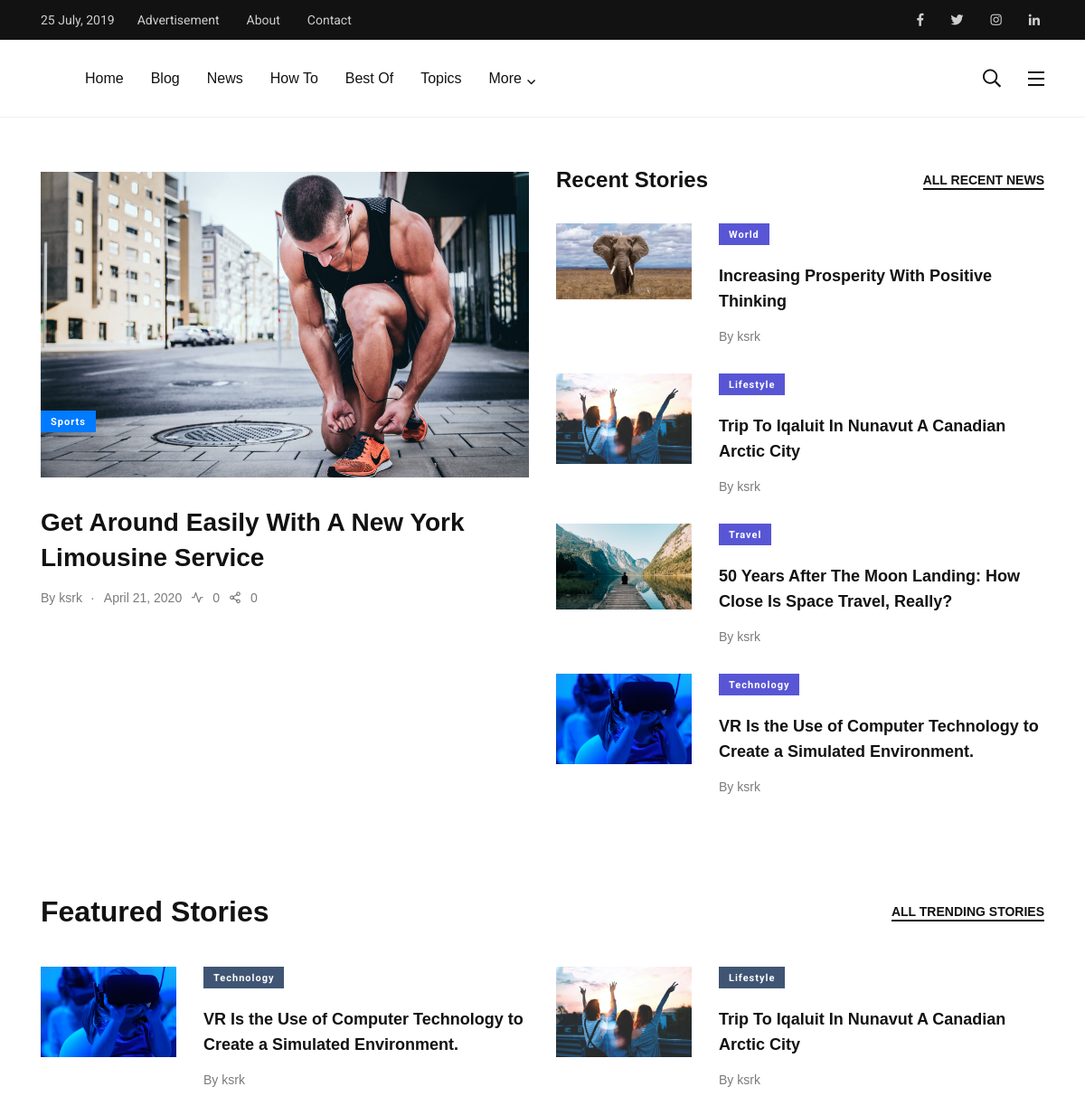
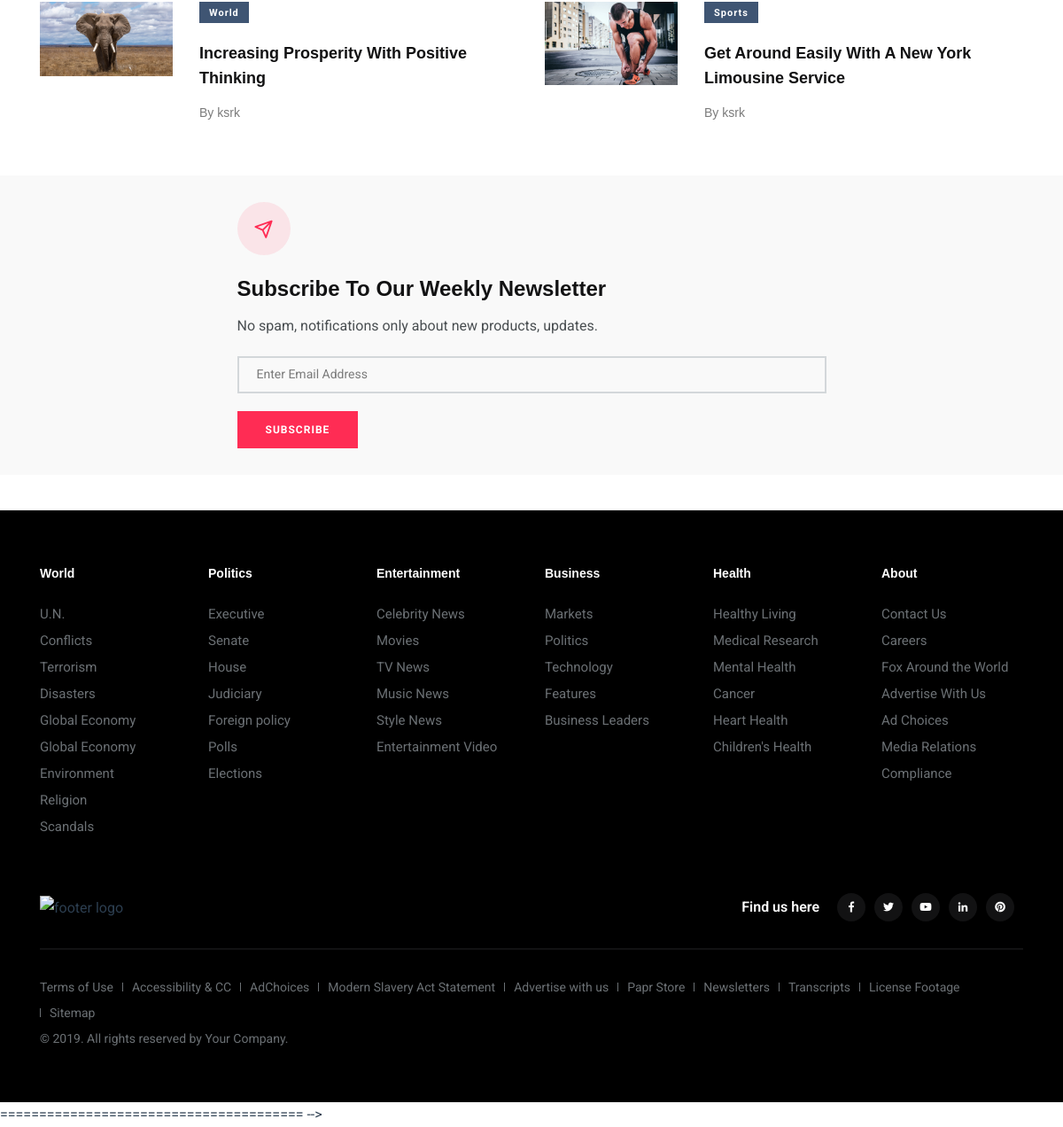
The page / on the database its author committed (2 pictures, top to bottom).
### Home/models.py (models this page shows, shortened)
class Post(models.Model):
    title =  models.CharField(max_length=100)
    overview = models.TextField(null=True)
    timestamp =  models.DateTimeField(auto_now_add=True)
    views_count = models.IntegerField(default=0)
    share_count = models.IntegerField(default=0)
    author = models.ForeignKey(Author, on_delete=models.CASCADE)
    thumbnail = models.ImageField()
    categories = models.ManyToManyField(Category)
    featured = models.BooleanField()
    def get_absolute_url(self):
        return reverse('post', kwargs={
            'id': self.id
        })

class Category(models.Model):
    title = models.CharField(max_length=20)
    def __str__(self):
        return self.title

class Author(models.Model):
    user = models.OneToOneField(User, on_delete=models.CASCADE)
    profile_picture = models.ImageField()
    def __str__(self):
        return self.user.username

### Home/views.py (the view)
# urls.py: path('', views.home, name="home"),
def home(request):
    featured = Post.objects.filter(featured=True)
    latest = Post.objects.order_by("-timestamp")[0:5]
    if request.method == "POST":
        email = request.POST["email"]
        new_signup = Signup()
        new_signup.email = email
        new_signup.save()
    context= {
        'object_list': featured,
        'latest': latest
    }
    return render(request, 'Home/index.html', context)

### Home/templates/Home/index.html (shortened to what this page needs)
{% extends 'Home/base.html' %}
{% load static %}
{% block maincontent %}
<div class="main-content">
{% include 'Home/HomePage/recent_stories.html' %}
{% include 'Home/HomePage/featured_stories.html' %}
{% include 'Home/HomePage/subscribe_form.html' %}
</div>
{% endblock maincontent %}

### Home/templates/Home/base.html (shortened to what this page needs)
{% load static %}
<!DOCTYPE html>
<html class="no-js" lang="zxx">
<head>
	<link rel="stylesheet" type="text/css" href=" {% static 'Home/css/fontawesome-all.min.css' %} ">
	<link rel="stylesheet" type="text/css" href="{% static 'Home/css/iconfont.css' %} ">
	<link rel="stylesheet" type="text/css" href="{% static 'Home/css/vendor/bootstrap.min.css' %} ">
	<link rel="stylesheet" href="{% static 'Home/css/vendor/owl.carousel.min.css' %} ">
	<link rel="stylesheet" type="text/css" href="{% static 'Home/css/vendor/magnific-popup.css' %} ">
	<link rel="stylesheet" type="text/css" href="{% static 'Home/css/vendor/animate.css' %} ">
	<link rel="stylesheet" type="text/css" href="{% static 'Home/css/style.css' %} ">
	<link rel="stylesheet" type="text/css" href="{% static 'Home/css/pagination.css' %} ">
</head>
<body>
{% block body %}
{% block headertop %}
<header class="page-header">
			<div class="header-top bg-grey-dark-one">
				<div class="container">
					<div class="row align-items-center">
						<div class="col-md">
							<ul class="header-top-nav list-inline justify-content-center justify-content-md-start">
								<li class="current-date">25 July, 2019</li>
								<li><a href="#">Advertisement</a></li>
								<li><a href="about-us.html">About</a></li>
								<li><a href="contact.html">Contact</a></li>
							</ul>
						</div>
						<div class="col-md-auto">
							<ul class="ml-auto social-share header-top__social-share">
								<li><a href="#"><i class="fab fa-facebook-f"></i></a></li>
								<li><a href="#"><i class="fab fa-twitter"></i></a></li>
								<li><a href="#"><i class="fab fa-instagram"></i></a></li>
								<li><a href="#"><i class="fab fa-linkedin-in"></i></a></li>
							</ul>
						</div>
					</div>
				</div>
			</div>
			<nav class="navbar bg-white">
				<div class="container">
					<div class="navbar-inner">
						<div class="main-nav-wrapper">
							<ul class="main-navigation list-inline" id="main-menu">
								<li class="">
									<a href="{% url 'home' %}">Home</a>
								</li>
								<li class="">
									<a href="{% url 'blog' %}">Blog</a>
								</li>
								<li><a href="news.html">News</a></li>
								<li><a href="lifestyle.html">How To</a></li>
								<li><a href="technology.html">Best Of</a></li>
								<li><a href="sports.html">Topics</a></li>
								<li class="has-dropdown">
									<a href="#">More</a>
								</li>
							</ul>
						</div>
						<div class="navbar-extra-features ml-auto">
							<a href="#" class="nav-search-field-toggler" data-toggle="nav-search-feild"><i
									class="far fa-search"></i></a>
							<a href="#" class="side-nav-toggler" id="side-nav-toggler">
								<span></span>
								<span></span>
								<span></span>
							</a>
						</div>
					</div>
				</div>
			</nav>
		</header>
{% endblock headertop %}
{% block maincontent %}
{% endblock maincontent %}
{% block footer %}
<footer class="page-footer bg-grey-dark-key">
			<div class="container">
				<div class="footer-top">
					<div class="row">
						<div class="col-lg-2 col-md-4 col-6">
							<div class="footer-widget">
								<h2 class="footer-widget-title">
									World
								</h2>
								<ul class="footer-nav">
									<li><a href="#">U.N.</a></li>
									<li><a href="#">Conflicts</a></li>
									<li><a href="#">Terrorism</a></li>
									<li><a href="#">Disasters</a></li>
									<li><a href="#">Global Economy</a></li>
									<li><a href="#">Global Economy</a></li>
									<li><a href="#">Environment</a></li>
									<li><a href="#">Religion</a></li>
									<li><a href="#">Scandals</a></li>
								</ul>
							</div>
						</div>
						<div class="col-lg-2 col-md-4 col-6">
							<div class="footer-widget">
								<h2 class="footer-widget-title">
									Politics
								</h2>
								<ul class="footer-nav">
									<li><a href="#">Executive</a></li>
									<li><a href="#">Senate</a></li>
									<li><a href="#">House</a></li>
									<li><a href="#">Judiciary</a></li>
									<li><a href="#">Foreign policy</a></li>
									<li><a href="#">Polls</a></li>
									<li><a href="#">Elections</a></li>
								</ul>
							</div>
						</div>
						<div class="col-lg-2 col-md-4 col-6">
							<div class="footer-widget">
								<h2 class="footer-widget-title">
									Entertainment
								</h2>
								<ul class="footer-nav">
									<li><a href="#">Celebrity News</a></li>
									<li><a href="#">Movies</a></li>
									<li><a href="#">TV News</a></li>
									<li><a href="#">Music News</a></li>
									<li><a href="#">Style News</a></li>
									<li><a href="#">Entertainment Video</a></li>
								</ul>
							</div>
						</div>
						<div class="col-lg-2 col-md-4 col-6">
							<div class="footer-widget">
								<h2 class="footer-widget-title">
									Business
								</h2>
								<ul class="footer-nav">
									<li><a href="#">Markets</a></li>
									<li><a href="#">Politics</a></li>
									<li><a href="#">Technology</a></li>
									<li><a href="#">Features</a></li>
									<li><a href="#">Business Leaders</a></li>
								</ul>
							</div>
						</div>
						<div class="col-lg-2 col-md-4 col-6">
							<div class="footer-widget">
								<h2 class="footer-widget-title">
									Health
								</h2>
								<ul class="footer-nav">
									<li><a href="#">Healthy Living</a></li>
									<li><a href="#">Medical Research</a></li>
									<li><a href="#">Mental Health</a></li>
									<li><a href="#">Cancer</a></li>
									<li><a href="#">Heart Health</a></li>
									<li><a href="#">Children's Health</a></li>
								</ul>
							</div>
						</div>
						<div class="col-lg-2 col-md-4 col-6">
							<div class="footer-widget">
								<h2 class="footer-widget-title">
									About
								</h2>
								<ul class="footer-nav">
									<li><a href="#">Contact Us</a></li>
									<li><a href="#">Careers</a></li>
									<li><a href="#">Fox Around the World</a></li>
									<li><a href="#">Advertise With Us</a></li>
									<li><a href="#">Ad Choices</a></li>
									<li><a href="#">Media Relations</a></li>
									<li><a href="#">Compliance</a></li>
								</ul>
							</div>
						</div>
					</div>
				</div>
				<div class="footer-mid">
					<div class="row align-items-center">
						<div class="col-md">
							<div class="footer-logo-container">
								<a href="{% url 'home' %}">
									<img src="{% static 'Home/images/logo-symbol.svg' %} " alt="footer logo" class="footer-logo">
								</a>
							</div>
						</div>
						<div class="col-md-auto">
							<div class="footer-social-share-wrapper">
								<div class="footer-social-share">
									<div class="axil-social-title">Find us here</div>
									<ul class="social-share social-share__with-bg">
										<li><a href="#"><i class="fab fa-facebook-f"></i></a></li>
										<li><a href="#"><i class="fab fa-twitter"></i></a></li>
										<li><a href="#"><i class="fab fa-youtube"></i></a></li>
										<li><a href="#"><i class="fab fa-linkedin-in"></i></a></li>
										<li><a href="#"><i class="fab fa-pinterest"></i></a></li>
									</ul>
								</div>
							</div>
						</div>
					</div>
				</div>
				<div class="footer-bottom">
					<ul class="footer-bottom-links">
						<li><a href="#">Terms of Use</a></li>
						<li><a href="#">Accessibility & CC</a></li>
						<li><a href="#">AdChoices</a></li>
						<li><a href="#">Modern Slavery Act Statement</a></li>
						<li><a href="#">Advertise with us</a></li>
						<li><a href="#">Papr Store</a></li>
						<li><a href="#">Newsletters</a></li>
						<li><a href="#">Transcripts</a></li>
						<li><a href="#">License Footage</a></li>
						<li><a href="#">Sitemap</a></li>
					</ul>
					<p class="axil-copyright-txt">
						© 2019. All rights reserved by Your Company.
					</p>
				</div>
			</div>
		</footer>
{% endblock footer %}
{% block javascript %}
    	======================================= -->
{% endblock javascript %}
{% endblock body %}
</body>
</html>

### Home/templates/Home/HomePage/recent_stories.html (shortened to what this page needs)
{% load static %}
	<div class="recent-news-wrapper section-gap p-t-xs-15 p-t-sm-60">
		<div class="container">
			<div class="row">
				<div class="col-lg-6">
					<div class="axil-latest-post">
						<div class="media post-block m-b-xs-20">
							<figure class="fig-container">
								<a href="{{ latest.first.get_absolute_url }}"><img src="{{ latest.first.thumbnail.url }} "
										alt="latest post"></a>
								<div class="post-cat-group m-b-xs-10">
									<a href="business.html"
										class="post-cat cat-btn bg-color-blue-one">{{ latest.first.categories.first }}</a>
								</div>
							</figure>
							<div class="media-body">
								<h3 class="axil-post-title hover-line hover-line"><a
										href="{{ latest.first.get_absolute_url }}">{{ latest.first.title }}</a></h3>
								<div class="post-metas">
									<ul class="list-inline">
										<li>By <a href="#" class="post-author">{{ latest.first.author }}</a></li>
										<li><i class="dot">.</i>{{ latest.first.timestamp|date:"F j, Y" }}</li>
										<li><a href="#"><i class="feather icon-activity"></i>{{latest.first.views_count}}</a></li>
										<li><a href="#"><i class="feather icon-share-2"></i>{{latest.first.share_count}}</a></li>
									</ul>
								</div>
							</div>
						</div>
					</div>
				</div>
				<div class="col-lg-6">
					<div class="axil-recent-news">
						<div class="section-title d-flex m-b-xs-30">
							<h2 class="axil-title">Recent Stories</h2>
							<a href="#" class="btn-link ml-auto">ALL RECENT NEWS</a>
						</div>
						<div class="axil-content">
							{%  for obj in latest %}
							{% if not obj == latest.first %}
							<div class="media post-block m-b-xs-30">
								<a href="{{ obj.get_absolute_url }}" class="align-self-center"><img
										class=" m-r-xs-30" src="{{ obj.thumbnail.url }} " alt=""></a>
								<div class="media-body">
									<div class="post-cat-group m-b-xs-10">
										<a href="#"
											class="post-cat cat-btn bg-color-purple-one">{{ obj.categories.first }}</a>
									</div>
									<h3 class="axil-post-title hover-line hover-line"><a
											href="{{ obj.get_absolute_url }}">{{ obj.title }}</a></h3>
									<div class="post-metas">
										<ul class="list-inline">
											<li>By <a href="#">{{ obj.author }}</a></li>
										</ul>
									</div>
								</div>
							</div>
							{% endif %}
							{% endfor %}
						</div>
					</div>
				</div>
			</div>
		</div>
	</div>

### Home/templates/Home/HomePage/featured_stories.html
{% load static %}
	<section class="section-gap section-gap-top__with-text trending-stories">
		<div class="container">
			<div class="section-title m-b-xs-40">
				<h2 class="axil-title">Featured Stories</h2>
				<a href="#" class="btn-link">ALL TRENDING STORIES</a>
			</div>
			<div class="row">
				{%  for objects in object_list %}
				<div class="col-lg-6">
					<div class="media post-block m-b-xs-30">
						<a href="{{ objects.get_absolute_url }}" class="align-self-center"><img class=" m-r-xs-30"
								src="{{ objects.thumbnail.url }} " alt=""></a>
						<div class="media-body">
							<div class="post-cat-group m-b-xs-10">
								<a href="business.html" class="post-cat cat-btn bg-color-blue-grey-one">{{ objects.categories.first }}</a>
							</div>
							<h3 class="axil-post-title hover-line hover-line"><a
									href="{{ objects.get_absolute_url }}">{{ objects.title }}</a></h3>
							<div class="post-metas">
								<ul class="list-inline">
									<li>By <a href="#">{{ objects.author }}</a></li>
								</ul>
							</div>
						</div>
					</div>
				</div>
				{% endfor %}
			</div>
		</div>
	</section>

### Home/templates/Home/HomePage/subscribe_form.html (shortened to what this page needs)
{% load static %}
<div class="newsletter-widget weekly-newsletter bg-grey-light-three m-b-xs-40">
							<div class="newsletter-content">
								<div class="newsletter-icon">
									<i class="feather icon-send"></i>
								</div>
								<div class="section-title">
									<h3 class="axil-title">Subscribe To Our Weekly
										Newsletter</h3>
									<p class="mid m-t-xs-10 m-b-xs-20">No spam, notifications only about new
										products,
										updates.</p>
								</div>
								<div class="subscription-form-wrapper">
									<form action="." method="POST" class="subscription-form">
										<div class="form-group form-group-small m-b-xs-20">
											<label for="subscription-email-2">Enter Email Address</label>
											<input type="email" name="email"
												id="subscription-email-2">
										</div>
										<div class="m-b-xs-0">
											<button class="btn btn-primary btn-small">SUBSCRIBE</button>
										</div>
									</form>
								</div>
							</div>
						</div>

### Home/static/Home/css/pagination.css (style rules this page uses)
body { color: #2c3e50; font-family: 'Roboto', sans-serif; font-weight: 400; }

### rows shown on the page
Post: first.thumbnail (picture), first.categories.first "Sports", first "Get Around Easily With A New York Limousine Service", first.author "ksrk", first.timestamp "April 21, 2020", first.views_count "0", first.share_count "0", thumbnail (picture), categories.first "Sports", title "Get Around Easily With A New York Limousine Service", author "ksrk"
Post: thumbnail (picture), categories.first "World", title "Increasing Prosperity With Positive Thinking", author "ksrk"
Post: thumbnail (picture), categories.first "Lifestyle", title "Trip To Iqaluit In Nunavut A Canadian Arctic City", author "ksrk"
Post: thumbnail (picture), categories.first "Travel", title "50 Years After The Moon Landing: How Close Is Space Travel, Really?", author "ksrk"
Post: thumbnail (picture), categories.first "Technology", title "VR Is the Use of Computer Technology to Create a Simulated Environment.", author "ksrk"
